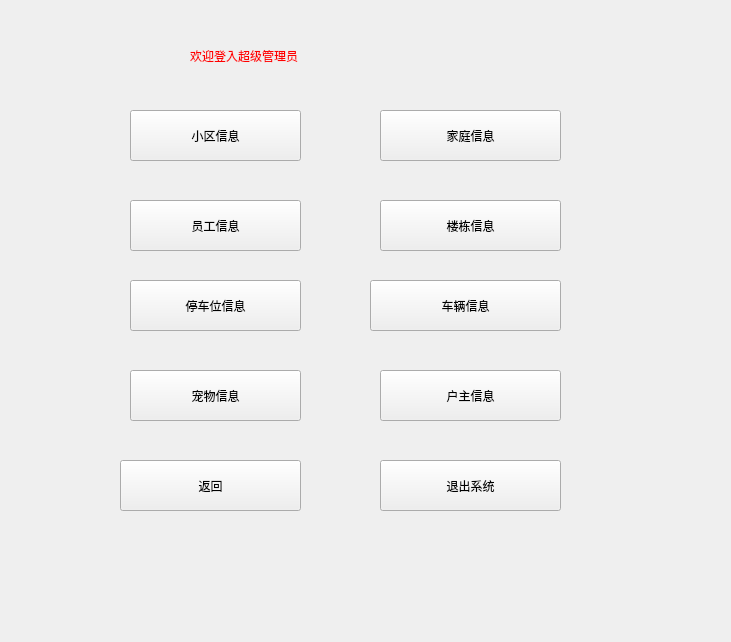
<?xml version="1.0" encoding="UTF-8"?>
<ui version="4.0">
 <class>Form</class>
 <widget class="QWidget" name="Form">
  <property name="geometry">
   <rect>
    <x>0</x>
    <y>0</y>
    <width>731</width>
    <height>642</height>
   </rect>
  </property>
  <property name="minimumSize">
   <size>
    <width>731</width>
    <height>642</height>
   </size>
  </property>
  <property name="maximumSize">
   <size>
    <width>731</width>
    <height>642</height>
   </size>
  </property>
  <property name="windowTitle">
   <string>超级管理员</string>
  </property>
  <property name="windowIcon">
   <iconset theme="D:\python_projects\DataBase\image\logo.png">
    <normaloff>C:/Users/万强/.designer/backup</normaloff>C:/Users/万强/.designer/backup</iconset>
  </property>
  <property name="windowOpacity">
   <double>0.850000000000000</double>
  </property>
  <property name="styleSheet">
   <string notr="true">background-image: url(:/background/7.jpg);</string>
  </property>
  <widget class="QPushButton" name="pushButton_4">
   <property name="geometry">
    <rect>
     <x>380</x>
     <y>200</y>
     <width>181</width>
     <height>51</height>
    </rect>
   </property>
   <property name="styleSheet">
    <string notr="true">font: 16pt &quot;Arial&quot;;</string>
   </property>
   <property name="text">
    <string>楼栋信息</string>
   </property>
  </widget>
  <widget class="QPushButton" name="pushButton_6">
   <property name="geometry">
    <rect>
     <x>370</x>
     <y>280</y>
     <width>191</width>
     <height>51</height>
    </rect>
   </property>
   <property name="styleSheet">
    <string notr="true">font: 16pt &quot;Arial&quot;;</string>
   </property>
   <property name="text">
    <string>车辆信息</string>
   </property>
  </widget>
  <widget class="QPushButton" name="pushButton_3">
   <property name="geometry">
    <rect>
     <x>130</x>
     <y>200</y>
     <width>171</width>
     <height>51</height>
    </rect>
   </property>
   <property name="styleSheet">
    <string notr="true">font: 16pt &quot;Arial&quot;;</string>
   </property>
   <property name="text">
    <string>员工信息</string>
   </property>
  </widget>
  <widget class="QPushButton" name="pushButton_7">
   <property name="geometry">
    <rect>
     <x>130</x>
     <y>370</y>
     <width>171</width>
     <height>51</height>
    </rect>
   </property>
   <property name="styleSheet">
    <string notr="true">font: 16pt &quot;Arial&quot;;</string>
   </property>
   <property name="text">
    <string>宠物信息</string>
   </property>
  </widget>
  <widget class="QPushButton" name="pushButton_5">
   <property name="geometry">
    <rect>
     <x>130</x>
     <y>280</y>
     <width>171</width>
     <height>51</height>
    </rect>
   </property>
   <property name="styleSheet">
    <string notr="true">font: 16pt &quot;Arial&quot;;</string>
   </property>
   <property name="text">
    <string>停车位信息</string>
   </property>
  </widget>
  <widget class="QPushButton" name="pushButton">
   <property name="geometry">
    <rect>
     <x>130</x>
     <y>110</y>
     <width>171</width>
     <height>51</height>
    </rect>
   </property>
   <property name="styleSheet">
    <string notr="true">font: 16pt &quot;Arial&quot;;</string>
   </property>
   <property name="text">
    <string>小区信息</string>
   </property>
  </widget>
  <widget class="QPushButton" name="pushButton_2">
   <property name="geometry">
    <rect>
     <x>380</x>
     <y>110</y>
     <width>181</width>
     <height>51</height>
    </rect>
   </property>
   <property name="styleSheet">
    <string notr="true">font: 16pt &quot;Arial&quot;;</string>
   </property>
   <property name="text">
    <string>家庭信息</string>
   </property>
  </widget>
  <widget class="QPushButton" name="pushButton_8">
   <property name="geometry">
    <rect>
     <x>380</x>
     <y>370</y>
     <width>181</width>
     <height>51</height>
    </rect>
   </property>
   <property name="styleSheet">
    <string notr="true">font: 16pt &quot;Arial&quot;;</string>
   </property>
   <property name="text">
    <string>户主信息</string>
   </property>
  </widget>
  <widget class="QPushButton" name="pushButton_10">
   <property name="geometry">
    <rect>
     <x>380</x>
     <y>460</y>
     <width>181</width>
     <height>51</height>
    </rect>
   </property>
   <property name="styleSheet">
    <string notr="true">font: 16pt &quot;Arial&quot;;</string>
   </property>
   <property name="text">
    <string>退出系统</string>
   </property>
  </widget>
  <widget class="QPushButton" name="pushButton_9">
   <property name="geometry">
    <rect>
     <x>120</x>
     <y>460</y>
     <width>181</width>
     <height>51</height>
    </rect>
   </property>
   <property name="styleSheet">
    <string notr="true">font: 16pt &quot;Arial&quot;;</string>
   </property>
   <property name="text">
    <string>返回</string>
   </property>
  </widget>
  <widget class="QLabel" name="label">
   <property name="geometry">
    <rect>
     <x>190</x>
     <y>30</y>
     <width>371</width>
     <height>51</height>
    </rect>
   </property>
   <property name="styleSheet">
    <string notr="true">font: 18pt &quot;Arial&quot;;
color: rgb(255, 0, 0);
font: 24pt &quot;Arial&quot;;</string>
   </property>
   <property name="text">
    <string>欢迎登入超级管理员</string>
   </property>
  </widget>
 </widget>
 <resources>
  <include location="image/super_root.qrc"/>
 </resources>
 <connections/>
</ui>
